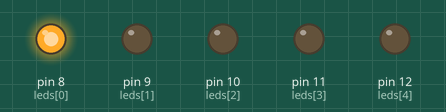
This sketch was run on a simulated Arduino Uno, built with avr-gcc and run on an emulated ATmega328P. Parts: output pins drawn as LEDs (lit = HIGH).

Above: at 0.1 s.
At 0.5 s:
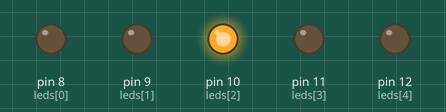
At 0.9 s:
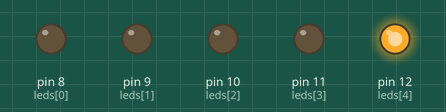
At 1.3 s:
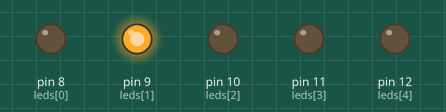
At 2.7 s:
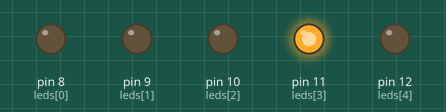
Timing chart, 0 to 3.0 s (numbered marks = the images above):
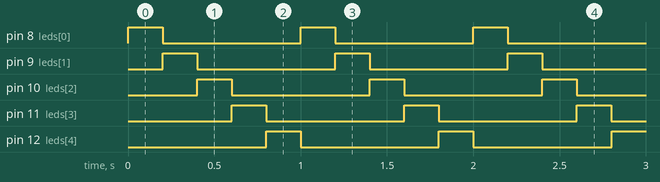

Measured:
- by itself, pin 8 (leds[0]), pin 9 (leds[1]), pin 10 (leds[2]), pin 11 (leds[3]), pin 12 (leds[4]): alternates HIGH for 0.20 s and LOW for 0.80 s
- by itself, everything shown: repeats every 1.0 s, in 5 steps

The sketch:

leds_sequenciais.ino
```cpp
const byte leds[5] = {8, 9, 10, 11, 12};
const unsigned long tempoAceso = 200; // milissegundos

void setup() {
  // Configura as cinco portas como saidas digitais.
  for (byte i = 0; i < 5; i++) {
    pinMode(leds[i], OUTPUT);
    digitalWrite(leds[i], LOW);
  }
}

void loop() {
  for (byte i = 0; i < 5; i++) {
    digitalWrite(leds[i], HIGH); // Acende o LED atual.
    delay(tempoAceso);           // Aguarda 200 ms.
    digitalWrite(leds[i], LOW);  // Apaga antes do proximo.
  }
  // Ao terminar, loop() reinicia automaticamente a sequencia.
}
```
